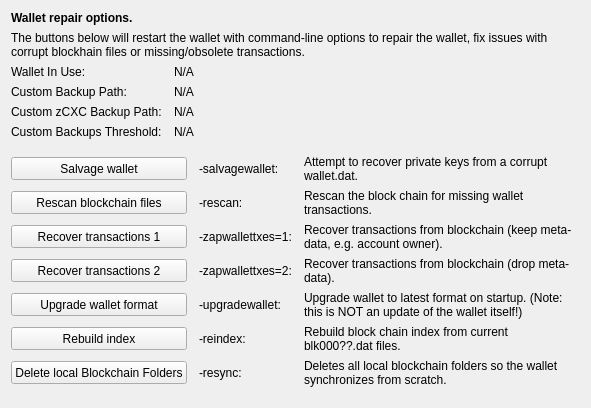
     <widget class="QWidget" name="tab_repair">
      <attribute name="title">
       <string>&amp;Wallet Repair</string>
      </attribute>
      <layout class="QGridLayout" name="gridLayout_4" columnstretch="0,0,0,0">
       <property name="horizontalSpacing">
        <number>12</number>
       </property>
       <item row="0" column="0" colspan="4">
        <widget class="QLabel" name="label_repair_header">
         <property name="font">
          <font>
           <weight>75</weight>
           <bold>true</bold>
          </font>
         </property>
         <property name="text">
          <string>Wallet repair options.</string>
         </property>
        </widget>
       </item>
       <item row="1" column="0" colspan="4">
        <widget class="QLabel" name="label_repair_helptext">
         <property name="font">
          <font>
           <weight>50</weight>
           <bold>false</bold>
          </font>
         </property>
         <property name="text">
          <string>The buttons below will restart the wallet with command-line options to repair the wallet, fix issues with corrupt blockhain files or missing/obsolete transactions.</string>
         </property>
         <property name="wordWrap">
          <bool>true</bool>
         </property>
        </widget>
       </item>
       <item row="2" column="0">
        <widget class="QLabel" name="wallet_path_label">
         <property name="text">
          <string>Wallet In Use:</string>
         </property>
        </widget>
       </item>
       <item row="2" column="1" colspan="3">
        <widget class="QLabel" name="wallet_path">
         <property name="cursor">
          <cursorShape>IBeamCursor</cursorShape>
         </property>
         <property name="text">
          <string>N/A</string>
         </property>
         <property name="textFormat">
          <enum>Qt::PlainText</enum>
         </property>
         <property name="textInteractionFlags">
          <set>Qt::LinksAccessibleByMouse|Qt::TextSelectableByKeyboard|Qt::TextSelectableByMouse</set>
         </property>
        </widget>
       </item>
       <item row="3" column="0">
        <widget class="QLabel" name="wallet_custombackuppath_label">
         <property name="text">
          <string>Custom Backup Path:</string>
         </property>
         <property name="visible">
          <bool>false</bool>
         </property>
        </widget>
       </item>
       <item row="3" column="1" colspan="3">
        <widget class="QLabel" name="wallet_custombackuppath">
         <property name="cursor">
          <cursorShape>IBeamCursor</cursorShape>
         </property>
         <property name="text">
          <string>N/A</string>
         </property>
         <property name="textFormat">
          <enum>Qt::PlainText</enum>
         </property>
         <property name="textInteractionFlags">
          <set>Qt::LinksAccessibleByMouse|Qt::TextSelectableByKeyboard|Qt::TextSelectableByMouse</set>
         </property>
         <property name="visible">
          <bool>false</bool>
         </property>
        </widget>
       </item>
       <item row="4" column="0">
        <widget class="QLabel" name="wallet_customzphrbackuppath_label">
         <property name="text">
          <string>Custom zCXC Backup Path:</string>
         </property>
         <property name="visible">
          <bool>false</bool>
         </property>
        </widget>
       </item>
       <item row="4" column="1" colspan="3">
        <widget class="QLabel" name="wallet_customzphrbackuppath">
         <property name="cursor">
          <cursorShape>IBeamCursor</cursorShape>
         </property>
         <property name="text">
          <string>N/A</string>
         </property>
         <property name="textFormat">
          <enum>Qt::PlainText</enum>
         </property>
         <property name="textInteractionFlags">
          <set>Qt::LinksAccessibleByMouse|Qt::TextSelectableByKeyboard|Qt::TextSelectableByMouse</set>
         </property>
         <property name="visible">
          <bool>false</bool>
         </property>
        </widget>
       </item>
       <item row="5" column="0">
        <widget class="QLabel" name="wallet_custombackupthreshold_label">
         <property name="text">
          <string>Custom Backups Threshold:</string>
         </property>
         <property name="visible">
          <bool>false</bool>
         </property>
        </widget>
       </item>
       <item row="5" column="1" colspan="3">
        <widget class="QLabel" name="wallet_custombackupthreshold">
         <property name="cursor">
          <cursorShape>IBeamCursor</cursorShape>
         </property>
         <property name="text">
          <string>N/A</string>
         </property>
         <property name="textFormat">
          <enum>Qt::PlainText</enum>
         </property>
         <property name="textInteractionFlags">
          <set>Qt::LinksAccessibleByMouse|Qt::TextSelectableByKeyboard|Qt::TextSelectableByMouse</set>
         </property>
         <property name="visible">
          <bool>false</bool>
         </property>
        </widget>
       </item>
       <item row="6" column="0">
        <spacer name="verticalSpacer_repair1">
         <property name="orientation">
          <enum>Qt::Vertical</enum>
         </property>
         <property name="sizeHint" stdset="0">
          <size>
           <width>10</width>
           <height>10</height>
          </size>
         </property>
        </spacer>
       </item>
       <item row="7" column="0" colspan="2">
        <widget class="QPushButton" name="btn_salvagewallet">
         <property name="minimumSize">
          <size>
           <width>100</width>
           <height>23</height>
          </size>
         </property>
         <property name="text">
          <string>Salvage wallet</string>
         </property>
        </widget>
       </item>
       <item row="7" column="2">
        <widget class="QLabel" name="label_repair_salvage_command">
         <property name="text">
          <string notr="true">-salvagewallet:</string>
         </property>
        </widget>
       </item>
       <item row="7" column="3">
        <widget class="QLabel" name="label_repair_salvage">
         <property name="text">
          <string>Attempt to recover private keys from a corrupt wallet.dat.</string>
         </property>
         <property name="wordWrap">
          <bool>true</bool>
         </property>
        </widget>
       </item>
       <item row="8" column="0" colspan="2">
        <widget class="QPushButton" name="btn_rescan">
         <property name="minimumSize">
          <size>
           <width>100</width>
           <height>23</height>
          </size>
         </property>
         <property name="text">
          <string>Rescan blockchain files</string>
         </property>
        </widget>
       </item>
       <item row="8" column="2">
        <widget class="QLabel" name="label_repair_rescan_command">
         <property name="text">
          <string notr="true">-rescan:</string>
         </property>
        </widget>
       </item>
       <item row="8" column="3">
        <widget class="QLabel" name="label_repair_rescan">
         <property name="text">
          <string>Rescan the block chain for missing wallet transactions.</string>
         </property>
         <property name="wordWrap">
          <bool>true</bool>
         </property>
        </widget>
       </item>
       <item row="9" column="0" colspan="2">
        <widget class="QPushButton" name="btn_zapwallettxes1">
         <property name="minimumSize">
          <size>
           <width>100</width>
           <height>23</height>
          </size>
         </property>
         <property name="text">
          <string>Recover transactions 1</string>
         </property>
        </widget>
       </item>
       <item row="9" column="2">
        <widget class="QLabel" name="label_repair_zap1_command">
         <property name="text">
          <string notr="true">-zapwallettxes=1:</string>
         </property>
        </widget>
       </item>
       <item row="9" column="3">
        <widget class="QLabel" name="label_repair_zap1">
         <property name="text">
          <string>Recover transactions from blockchain (keep meta-data, e.g. account owner).</string>
         </property>
         <property name="wordWrap">
          <bool>true</bool>
         </property>
        </widget>
       </item>
       <item row="10" column="0" colspan="2">
        <widget class="QPushButton" name="btn_zapwallettxes2">
         <property name="minimumSize">
          <size>
           <width>100</width>
           <height>23</height>
          </size>
         </property>
         <property name="text">
          <string>Recover transactions 2</string>
         </property>
        </widget>
       </item>
       <item row="10" column="2">
        <widget class="QLabel" name="label_repair_zap2_command">
         <property name="text">
          <string notr="true">-zapwallettxes=2:</string>
         </property>
        </widget>
       </item>
       <item row="10" column="3">
        <widget class="QLabel" name="label_repair_zap2">
         <property name="text">
          <string>Recover transactions from blockchain (drop meta-data).</string>
         </property>
         <property name="wordWrap">
          <bool>true</bool>
         </property>
        </widget>
       </item>
       <item row="11" column="0" colspan="2">
        <widget class="QPushButton" name="btn_upgradewallet">
         <property name="minimumSize">
          <size>
           <width>100</width>
           <height>23</height>
          </size>
         </property>
         <property name="text">
          <string>Upgrade wallet format</string>
         </property>
        </widget>
       </item>
       <item row="11" column="2">
        <widget class="QLabel" name="label_repair_upgrade_command">
         <property name="text">
          <string notr="true">-upgradewallet:</string>
         </property>
        </widget>
       </item>
       <item row="11" column="3">
        <widget class="QLabel" name="label_repair_upgrade">
         <property name="text">
          <string>Upgrade wallet to latest format on startup. (Note: this is NOT an update of the wallet itself!)</string>
         </property>
         <property name="wordWrap">
          <bool>true</bool>
         </property>
        </widget>
       </item>
       <item row="12" column="0" colspan="2">
        <widget class="QPushButton" name="btn_reindex">
         <property name="minimumSize">
          <size>
           <width>100</width>
           <height>23</height>
          </size>
         </property>
         <property name="text">
          <string>Rebuild index</string>
         </property>
        </widget>
       </item>
       <item row="12" column="2">
        <widget class="QLabel" name="label_repair_reindex_command">
         <property name="text">
          <string notr="true">-reindex:</string>
         </property>
        </widget>
       </item>
       <item row="12" column="3">
        <widget class="QLabel" name="label_repair_reindex">
         <property name="text">
          <string>Rebuild block chain index from current blk000??.dat files.</string>
         </property>
         <property name="wordWrap">
          <bool>true</bool>
         </property>
        </widget>
       </item>
       <item row="13" column="0" colspan="2">
        <widget class="QPushButton" name="btn_resync">
         <property name="minimumSize">
          <size>
           <width>100</width>
           <height>23</height>
          </size>
         </property>
         <property name="text">
          <string>Delete local Blockchain Folders</string>
         </property>
        </widget>
       </item>
       <item row="13" column="2">
        <widget class="QLabel" name="label_repair_resync_command">
         <property name="text">
          <string>-resync:</string>
         </property>
        </widget>
       </item>
       <item row="13" column="3">
        <widget class="QLabel" name="label_repair_resync">
         <property name="text">
          <string>Deletes all local blockchain folders so the wallet synchronizes from scratch.</string>
         </property>
         <property name="wordWrap">
          <bool>true</bool>
         </property>
        </widget>
       </item>
       <item row="14" column="0">
        <spacer name="verticalSpacer_repair2">
         <property name="orientation">
          <enum>Qt::Vertical</enum>
         </property>
         <property name="sizeHint" stdset="0">
          <size>
           <width>20</width>
           <height>10</height>
          </size>
         </property>
        </spacer>
       </item>
      </layout>
     </widget>
